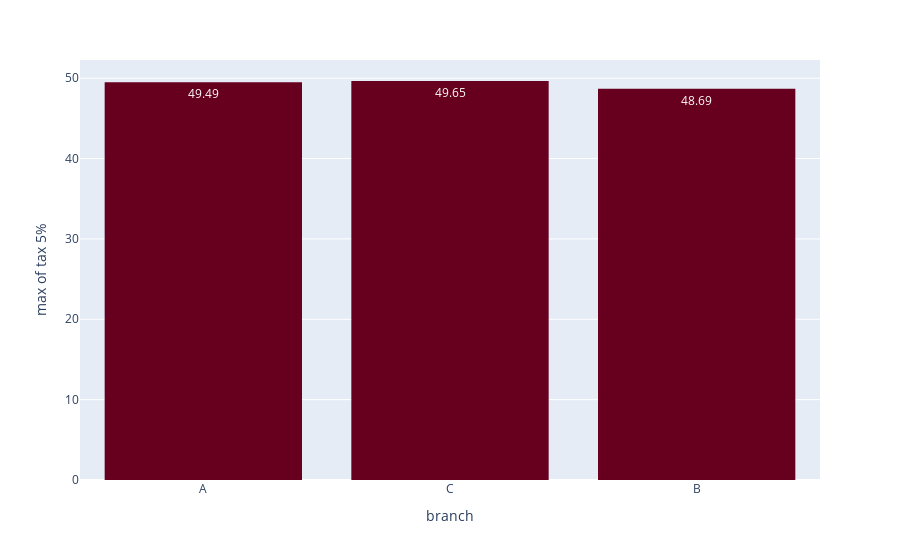

Notebook source saved alongside this figure:
### Code cell
px.histogram(df, x="branch", y="tax 5%" ,color_discrete_sequence=px.colors.sequential.RdBu ,histfunc='max', text_auto=True , )

### Figure 1 — Plotly figure (JSON) as saved in the notebook; plotly's stock layout.template omitted (floating-point values rounded to 4 significant figures; data arrays with more than 128 entries replaced by an {"elided": "..."} marker saying what was removed)
{"data": [{"alignmentgroup": "True", "bingroup": "x", "histfunc": "max", "hovertemplate": "branch=%{x}<br>max of tax 5%=%{y}<extra></extra>", "legendgroup": "", "marker": {"color": "rgb(103,0,31)", "pattern": {"shape": ""}}, "name": "", "offsetgroup": "", "orientation": "v", "showlegend": false, "texttemplate": "%{value}", "type": "histogram", "x": {"elided": "1000 str values"}, "xaxis": "x", "y": {"elided": "1000 float values"}, "yaxis": "y"}], "layout": {"autosize": true, "barmode": "relative", "legend": {"tracegroupgap": 0}, "margin": {"t": 60}, "xaxis": {"anchor": "y", "autorange": true, "domain": [0, 1], "range": [-0.5, 2.5], "title": {"text": "branch"}, "type": "category"}, "yaxis": {"anchor": "x", "autorange": true, "domain": [0, 1], "range": [0, 52.26], "title": {"text": "max of tax 5%"}, "type": "linear"}}}
